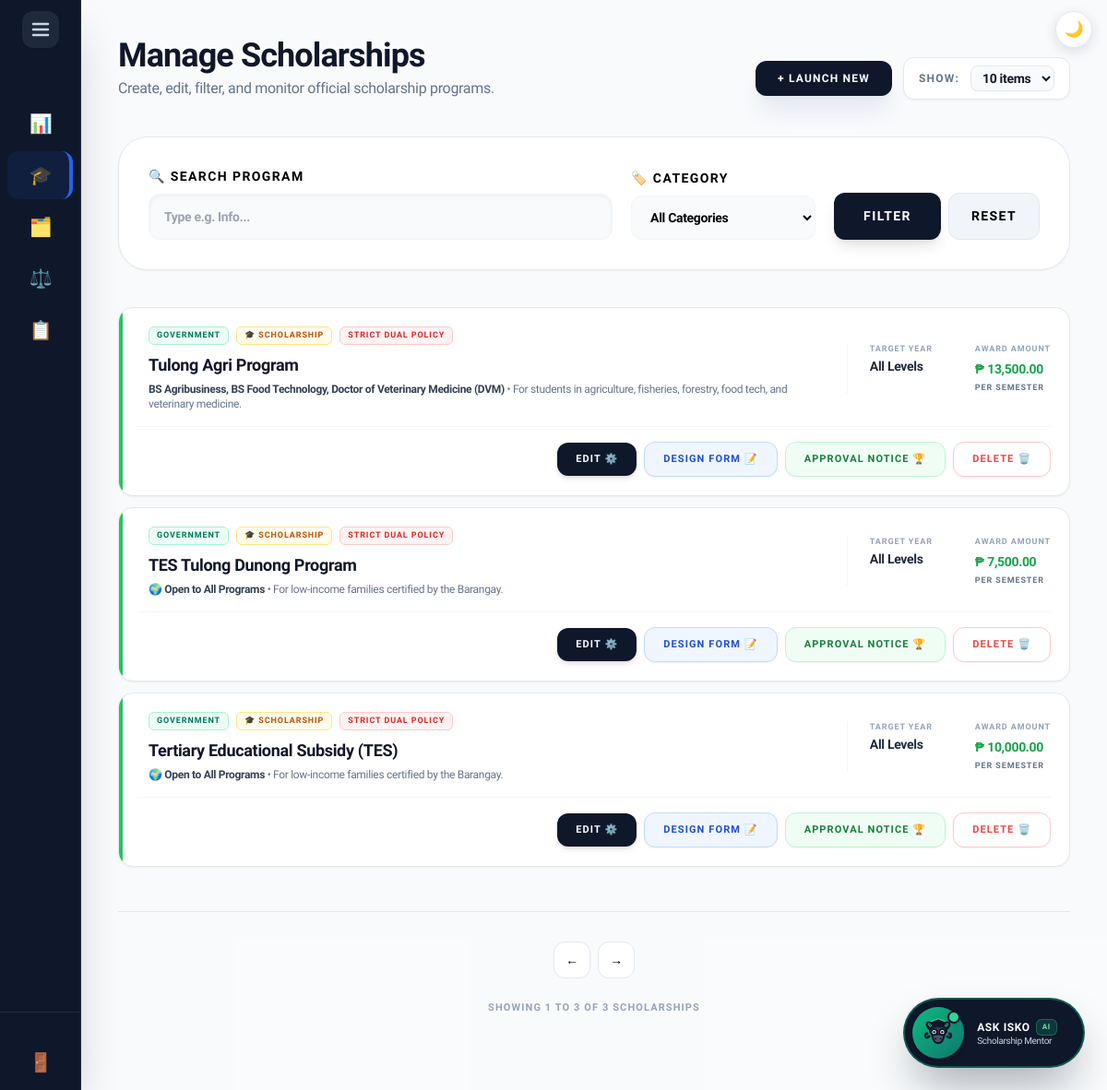
Screenshot of /external_admin/scholarships.php (signed in) with the database file from the repository.
### tables this page shows
CREATE TABLE `scholarship` (
  `ScholarshipID` int(11) NOT NULL AUTO_INCREMENT,
  `ProgramID` int(11) DEFAULT NULL,
  `YearLevel` varchar(50) DEFAULT NULL,
  `Name` varchar(150) NOT NULL,
  `Description` text DEFAULT NULL,
  `Deadline` date NOT NULL,
  `AwardAmount` decimal(10,2) DEFAULT NULL,
  `NumberOfSlots` int(11) DEFAULT NULL,
  `Status` varchar(20) DEFAULT 'Active',
  `MinimumGWA` decimal(4,2) DEFAULT 2.00,
  `CreatedBy` int(11) DEFAULT NULL,
  `GenderRequirement` varchar(20) NOT NULL DEFAULT 'Any',
  `ScholarshipType` enum('Private','Government') DEFAULT 'Private',
  `Category` varchar(50) NOT NULL DEFAULT 'Scholarship',
  `FormConfig` varchar(255) DEFAULT 'Academic,Family,Financial,Essay',
  `ReleaseFrequency` varchar(50) DEFAULT 'Per Semester',
  `AllowsDual` enum('Yes','No') NOT NULL DEFAULT 'No',
  `FormInstructions` text DEFAULT NULL,
  `FormUpdatedAt` datetime DEFAULT NULL,
  `FormTemplate` varchar(150) DEFAULT NULL,
  PRIMARY KEY (`ScholarshipID`),
  KEY `ProgramID` (`ProgramID`),
  KEY `fk_scholarship_creator` (`CreatedBy`),
  CONSTRAINT `fk_scholarship_creator` FOREIGN KEY (`CreatedBy`) REFERENCES `users` (`UserID`) ON DELETE SET NULL,
  CONSTRAINT `scholarship_ibfk_1` FOREIGN KEY (`ProgramID`) REFERENCES `program` (`ProgramID`) ON DELETE CASCADE
);

### includes/scholarship_categories.php (called while the page is built, shortened)
<?php
if (!function_exists('categoryLabel')) {
    function categoryLabel(?string $category): string {
        $category = $category ?: DEFAULT_SCHOLARSHIP_CATEGORY;
        return (SCHOLARSHIP_CATEGORIES[$category] ?? '🏷️') . ' ' . $category;
    }
}

### external_admin/scholarships.php (the view, shortened to what this page needs)
<?php
include '../includes/db_connect.php';
include '../includes/header.php';
include '../includes/external_sidebar.php';
$current_admin_id = $_SESSION['user_id'] ?? $_SESSION['UserID'] ?? null;
$filter_program = isset($_GET['program']) ? trim($_GET['program']) : '';
require_once '../includes/scholarship_categories.php';
$scholarships = [];
try {
    $sql = "SELECT
                s.*,
                GROUP_CONCAT(DISTINCT sp.ProgramID) AS ProgramIDs,
                GROUP_CONCAT(DISTINCT p.ProgramName ORDER BY p.ProgramName SEPARATOR ', ') AS ProgramNames,
                GROUP_CONCAT(DISTINCT CONCAT(dr.RequirementID, '::', dr.DocumentName) SEPARATOR '||') AS Requirements,
                GROUP_CONCAT(DISTINCT CONCAT(sc.CriteriaID, '::', sc.CriteriaName) SEPARATOR '||') AS CriteriaList,
                GROUP_CONCAT(DISTINCT CONCAT(scf.FieldID, '::', scf.FieldName, '::', scf.FieldType, '::', COALESCE(scf.PDFFieldName, '')) SEPARATOR '||') AS CustomFields
            FROM scholarship s
            LEFT JOIN scholarship_programs sp ON sp.ScholarshipID = s.ScholarshipID
            LEFT JOIN program p ON p.ProgramID = sp.ProgramID
            LEFT JOIN document_requirement dr ON dr.ScholarshipID = s.ScholarshipID
            LEFT JOIN scholarship_criteria sc ON sc.ScholarshipID = s.ScholarshipID
            LEFT JOIN scholarship_custom_fields scf ON scf.ScholarshipID = s.ScholarshipID
            WHERE s.CreatedBy = :uid";
    $params = ['uid' => $current_admin_id];
    $sql .= " GROUP BY s.ScholarshipID ORDER BY s.ScholarshipID DESC";
    $scholarships_stmt = $pdo->prepare($sql);
    $scholarships_stmt->execute($params);
    $scholarships = $scholarships_stmt->fetchAll(PDO::FETCH_ASSOC);
} catch (PDOException $e) {
    $scholarships = [];
}
?>
<main class="flex-1 p-5 lg:p-10 lg:ml-72 bg-slate-50/50 min-h-screen transition-all duration-300">
    <header class="mb-8 lg:mb-10 flex flex-col sm:flex-row sm:items-end justify-between gap-4">
        <div>
            <h2 class="text-3xl lg:text-4xl font-black text-slate-900 tracking-tight">Manage Scholarships</h2>
            <p class="text-slate-500 text-sm lg:text-base font-medium mt-1">Create, edit, filter, and monitor official scholarship programs.</p>
        </div>
        <div class="flex items-center gap-3">
            <button onclick="openCreateModal()" class="bg-slate-900 text-white px-6 py-2.5 rounded-xl font-black text-[12px] uppercase tracking-widest hover:bg-blue-600 transition-all shadow-xl shadow-slate-200 active:scale-[0.98]">
                + Launch New
            </button>
            <div class="flex items-center gap-3 bg-white px-4 py-2 rounded-xl border border-slate-200 shadow-sm shrink-0">
                <span class="text-xs font-bold text-slate-500 uppercase tracking-widest hidden sm:inline">Show:</span>
                <select id="itemsPerPage" onchange="changeItemsPerPage()" class="bg-slate-50 border border-slate-200 text-slate-900 text-sm font-bold rounded-lg focus:ring-green-500 focus:border-green-500 block px-2 py-1 outline-none cursor-pointer">
                    <option value="10" selected>10 items</option>
                </select>
            </div>
        </div>
    </header>
    <div class="bg-white p-6 lg:p-8 rounded-[1.5rem] lg:rounded-[2rem] border border-slate-200 shadow-sm mb-10">
        <form method="GET" class="flex flex-wrap items-end gap-5">
            <div class="flex-1 min-w-[150px]">
                <label class="block text-[14px] font-black text-black uppercase tracking-widest mb-2">🔍 Search Program</label>
                <input type="search" name="program" list="programList" value="<?= htmlspecialchars($filter_program) ?>" placeholder="Type e.g. Info..." class="w-full bg-slate-50 border border-slate-100 px-4 py-3.5 rounded-xl font-bold text-sm text-black outline-none focus:ring-2 focus:ring-blue-500/20 focus:bg-white shadow-inner">
            </div>
            <div class="w-full sm:w-auto sm:min-w-[200px]">
                <label class="block text-[14px] font-black text-black uppercase tracking-widest mb-2">🏷️ Category</label>
                <select name="category" class="w-full bg-slate-50 border border-slate-100 px-4 py-3.5 rounded-xl font-bold text-sm text-black outline-none focus:border-blue-500 transition-all cursor-pointer">
                    <option value="">All Categories</option>
                </select>
            </div>
            <div class="flex gap-2 w-full sm:w-auto mt-2 sm:mt-0">
                <button type="submit" class="flex-1 sm:flex-none bg-slate-900 text-white px-8 py-3.5 rounded-xl font-black text-[14px] uppercase tracking-widest hover:bg-blue-600 transition-all shadow-lg">Filter</button>
                <a href="scholarships.php" class="flex-1 sm:flex-none flex items-center justify-center bg-slate-100 text-black px-6 py-3.5 rounded-xl font-black text-[14px] uppercase tracking-widest hover:bg-slate-200 transition-all border border-slate-200">Reset</a>
            </div>
        </form>
    </div>
    <div id="scholarshipsGrid" class="flex flex-col gap-3">
        <?php foreach($scholarships as $s): ?>
            <div class="scholarship-card bg-white rounded-2xl border border-slate-200 shadow-sm hover:shadow-md hover:border-blue-300 transition-all flex flex-col p-5 group relative overflow-hidden">
                <div class="absolute top-0 left-0 w-1 h-full <?= $s['Status'] === 'Active' ? 'bg-green-500' : 'bg-slate-300' ?>"></div>
                <div class="flex flex-col md:flex-row md:items-center gap-4 pl-3">
                    <div class="flex-1 min-w-0">
                        <div class="flex items-center gap-2 mb-2 flex-wrap">
                            <span class="bg-emerald-50 text-emerald-700 px-2 py-0.5 rounded-md text-[9px] font-black uppercase tracking-widest border border-emerald-200 shrink-0">
                                <?= htmlspecialchars($s['ScholarshipType'] ?? 'Private') ?>
                            </span>
                            <span class="bg-amber-50 text-amber-700 px-2 py-0.5 rounded-md text-[9px] font-black uppercase tracking-widest border border-amber-200 shrink-0">
                                <?= htmlspecialchars(categoryLabel($s['Category'] ?? null)) ?>
                            </span>
                            <?php if($s['AllowsDual'] === 'No'): ?>
                                <span class="bg-red-50 text-red-600 px-2 py-0.5 rounded-md text-[9px] font-black uppercase tracking-widest border border-red-200 shrink-0">Strict Dual Policy</span>
                            <?php endif; ?>
                        </div>
                        <h4 class="text-base lg:text-lg font-black text-slate-900 leading-snug line-clamp-2" title="<?= htmlspecialchars($s['Name']) ?>"><?= htmlspecialchars($s['Name']) ?></h4>
                        <p class="mt-1 text-xs font-medium text-slate-500 line-clamp-2">
                            <span class="text-slate-700 font-bold"><?= htmlspecialchars($s['ProgramNames'] ?: '🌍 Open to All Programs') ?></span>
                            <?php if (trim((string) $s['Description']) !== ''): ?><span class="hidden md:inline"> • <?= htmlspecialchars($s['Description']) ?></span><?php endif; ?>
                        </p>
                    </div>
                    <div class="flex items-start gap-6 md:pl-6 md:border-l border-slate-100 shrink-0">
                        <div class="min-w-[90px]">
                            <span class="text-[9px] font-bold text-slate-400 uppercase tracking-widest block mb-0.5">Target Year</span>
                            <span class="text-sm font-black text-slate-800 block max-w-[160px] leading-snug"><?= htmlspecialchars($s['YearLevel'] ?: 'All Levels') ?></span>
                        </div>
                        <div>
                            <span class="text-[9px] font-bold text-slate-400 uppercase tracking-widest block mb-0.5">Award Amount</span>
                            <span class="text-sm font-black text-green-600 whitespace-nowrap">₱ <?= number_format($s['AwardAmount'], 2) ?></span>
                            <span class="text-[9px] font-bold text-slate-500 uppercase tracking-widest block mt-0.5"><?= htmlspecialchars($s['ReleaseFrequency'] ?? 'Per Semester') ?></span>
                        </div>
                    </div>
                </div>
                <div class="mt-4 pt-4 pl-3 border-t border-slate-100 flex flex-wrap items-center justify-end gap-2">
                    <button type="button"
                        data-id="<?= $s['ScholarshipID'] ?>"
                        data-name="<?= htmlspecialchars($s['Name'] ?? '', ENT_QUOTES) ?>"
                        data-desc="<?= htmlspecialchars($s['Description'] ?? '', ENT_QUOTES) ?>"
                        data-amount="<?= $s['AwardAmount'] ?? 0 ?>"
                        data-release="<?= htmlspecialchars($s['ReleaseFrequency'] ?? 'Per Semester', ENT_QUOTES) ?>"
                        data-gpa="<?= $s['MinimumGWA'] ?? 2.00 ?>"
                        data-deadline="<?= $s['Deadline'] ?? '' ?>"
                        data-programs="<?= htmlspecialchars($s['ProgramIDs'] ?? '', ENT_QUOTES) ?>"
                        data-year="<?= htmlspecialchars($s['YearLevel'] ?? '', ENT_QUOTES) ?>"
                        data-status="<?= htmlspecialchars($s['Status'] ?? '', ENT_QUOTES) ?>"
                        data-slots="<?= htmlspecialchars($s['NumberOfSlots'] ?? '', ENT_QUOTES) ?>"
                        data-requirements="<?= htmlspecialchars($s['Requirements'] ?? '', ENT_QUOTES) ?>"
                        data-criteria="<?= htmlspecialchars($s['CriteriaList'] ?? '', ENT_QUOTES) ?>"
                        data-customfields="<?= htmlspecialchars($s['CustomFields'] ?? '', ENT_QUOTES) ?>"
                        data-gender="<?= htmlspecialchars($s['GenderRequirement'] ?? 'Any', ENT_QUOTES) ?>"
                        data-type="<?= htmlspecialchars($s['ScholarshipType'] ?? 'Private', ENT_QUOTES) ?>"
                        data-category="<?= htmlspecialchars($s['Category'] ?? DEFAULT_SCHOLARSHIP_CATEGORY, ENT_QUOTES) ?>"
                        data-dual="<?= htmlspecialchars($s['AllowsDual'] ?? 'No', ENT_QUOTES) ?>"
                        onclick="openEditModal(this)"
                        class="bg-slate-900 text-white hover:bg-blue-600 px-5 py-2.5 rounded-xl text-[11px] font-black uppercase tracking-widest transition-all shadow-md active:scale-95 shrink-0 whitespace-nowrap">
                        Edit ⚙️
                    </button>
                    <a href="form_builder.php?id=<?= (int) $s['ScholarshipID'] ?>" class="bg-blue-50 text-blue-700 border border-blue-200 hover:bg-blue-600 hover:text-white px-5 py-2.5 rounded-xl text-[11px] font-black uppercase tracking-widest transition-all shadow-sm active:scale-95 shrink-0 whitespace-nowrap" title="Design the application form students fill in">
                        Design Form 📝
                    </a>
                    <a href="award_notice.php?id=<?= (int) $s['ScholarshipID'] ?>" class="bg-green-50 text-green-700 border border-green-200 hover:bg-green-600 hover:text-white px-5 py-2.5 rounded-xl text-[11px] font-black uppercase tracking-widest transition-all shadow-sm active:scale-95 shrink-0 whitespace-nowrap" title="What approved scholars must still submit (sent with their Approval Notice)">
                        Approval Notice 🏆
                    </a>
                    <form action="../actions/process_crud.php" method="POST" class="m-0" onsubmit="return confirm('Are you sure you want to permanently delete this scholarship? All applications and dynamic forms attached to it will be wiped out.');">
                        <button type="submit" class="bg-white border border-red-200 text-red-500 hover:bg-red-500 hover:text-white px-5 py-2.5 rounded-xl text-[11px] font-black uppercase tracking-widest transition-all shadow-sm active:scale-95 shrink-0 whitespace-nowrap">
                            Delete 🗑️
                        </button>
                    </form>
                </div>
            </div>
        <?php endforeach; ?>
    </div>
    <div class="flex flex-col items-center justify-center mt-12 gap-4 border-t border-slate-200 pt-8 pb-10">
        <div id="paginationControls" class="flex flex-wrap justify-center gap-2"></div>
        <div id="pageInfo" class="text-[11px] font-black text-slate-400 uppercase tracking-widest text-center mt-2"></div>
    </div>
</main>
<?php include '../includes/footer.php'; ?>

### rows the page displays
scholarship: ScholarshipType "GOVERNMENT", Category "🎓 SCHOLARSHIP", AllowsDual "STRICT DUAL POLICY", Name "Tulong Agri Program", ProgramNames "BS Agribusiness, BS Food Technology, Doctor of Veterinary Medicine (DVM)", Description "For students in agriculture, fisheries, forestry, food tech, and veterinary medicine.", YearLevel "All Levels", AwardAmount "13,500.00", ReleaseFrequency "PER SEMESTER"
scholarship: ScholarshipType "GOVERNMENT", Category "🎓 SCHOLARSHIP", AllowsDual "STRICT DUAL POLICY", Name "TES Tulong Dunong Program", ProgramNames "🌍 Open to All Programs", Description "For low-income families certified by the Barangay.", YearLevel "All Levels", AwardAmount "7,500.00", ReleaseFrequency "PER SEMESTER"
scholarship: ScholarshipType "GOVERNMENT", Category "🎓 SCHOLARSHIP", AllowsDual "STRICT DUAL POLICY", Name "Tertiary Educational Subsidy (TES)", ProgramNames "🌍 Open to All Programs", Description "For low-income families certified by the Barangay.", YearLevel "All Levels", AwardAmount "10,000.00", ReleaseFrequency "PER SEMESTER"

### other values shown
$item[1] "📊"
$item[1] "🎓"
$item[1] "🗂️"
$item[1] "⚖️"
$item[1] "📋"
